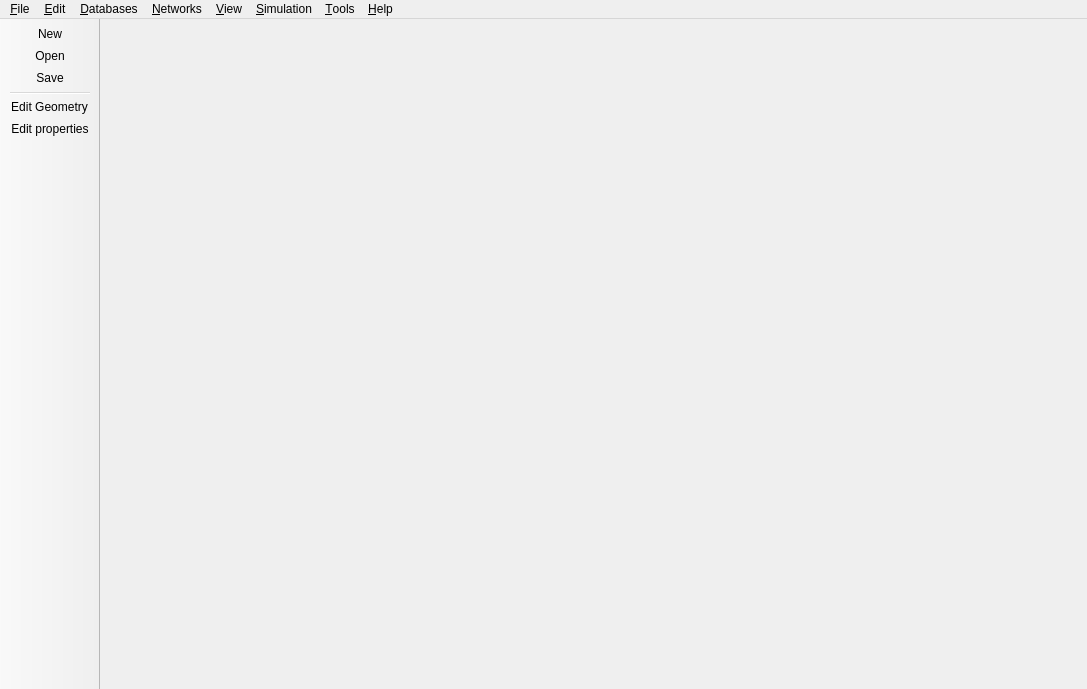
<?xml version="1.0" encoding="UTF-8"?>
<ui version="4.0">
 <class>SVMainWindow</class>
 <widget class="QMainWindow" name="SVMainWindow">
  <property name="geometry">
   <rect>
    <x>0</x>
    <y>0</y>
    <width>1087</width>
    <height>689</height>
   </rect>
  </property>
  <property name="windowTitle">
   <string>DelMainWindow</string>
  </property>
  <widget class="QWidget" name="centralWidget"/>
  <widget class="QMenuBar" name="menuBar">
   <property name="geometry">
    <rect>
     <x>0</x>
     <y>0</y>
     <width>1087</width>
     <height>22</height>
    </rect>
   </property>
   <widget class="QMenu" name="menu_File">
    <property name="title">
     <string>&amp;File</string>
    </property>
    <widget class="QMenu" name="menuImport">
     <property name="title">
      <string>Import</string>
     </property>
     <addaction name="actionFileImportEneryPlusIDF"/>
    </widget>
    <widget class="QMenu" name="menuExport">
     <property name="title">
      <string>Export</string>
     </property>
     <addaction name="actionFileExportNANDRAD"/>
     <addaction name="actionFileExportEnergyPlus"/>
    </widget>
    <addaction name="actionFileNew"/>
    <addaction name="actionFileOpen"/>
    <addaction name="menuImport"/>
    <addaction name="actionFileReload"/>
    <addaction name="actionFileRecentProjects"/>
    <addaction name="separator"/>
    <addaction name="actionFileSave"/>
    <addaction name="actionFileSaveAs"/>
    <addaction name="actionFileClose"/>
    <addaction name="separator"/>
    <addaction name="actionFileOpenProjectDir"/>
    <addaction name="menuExport"/>
    <addaction name="actionFileExport"/>
    <addaction name="actionFileExportFMU"/>
    <addaction name="separator"/>
    <addaction name="actionFileQuit"/>
   </widget>
   <widget class="QMenu" name="menu_Edit">
    <property name="title">
     <string>&amp;Edit</string>
    </property>
    <widget class="QMenu" name="menuLanguage">
     <property name="title">
      <string>&amp;Application language</string>
     </property>
    </widget>
    <addaction name="actionEditTextEditProject"/>
    <addaction name="actionEditCleanProject"/>
    <addaction name="separator"/>
    <addaction name="separator"/>
    <addaction name="actionEditPreferences"/>
    <addaction name="menuLanguage"/>
   </widget>
   <widget class="QMenu" name="menu_Help">
    <property name="title">
     <string>&amp;Help</string>
    </property>
    <addaction name="actionOnline_manual"/>
    <addaction name="actionKeyboard_and_mouse_controls"/>
    <addaction name="separator"/>
    <addaction name="actionHelpCheckForUpdates"/>
    <addaction name="actionHelpBugReport"/>
    <addaction name="actionHelpVisitDiscussionForum"/>
    <addaction name="separator"/>
    <addaction name="actionHelpAbout"/>
    <addaction name="actionHelpAboutQt"/>
   </widget>
   <widget class="QMenu" name="menu_View">
    <property name="title">
     <string>&amp;View</string>
    </property>
    <addaction name="separator"/>
   </widget>
   <widget class="QMenu" name="menu_Tools">
    <property name="title">
     <string>&amp;Tools</string>
    </property>
    <addaction name="actionViewExternalPostProcessing"/>
    <addaction name="actionViewCCMeditor"/>
   </widget>
   <widget class="QMenu" name="menuNetworks">
    <property name="title">
     <string>&amp;Networks</string>
    </property>
    <addaction name="actionNetworkImport"/>
    <addaction name="actionNetworkEdit"/>
   </widget>
   <widget class="QMenu" name="menuDatabases">
    <property name="title">
     <string>&amp;Databases</string>
    </property>
    <addaction name="actionDBMaterials"/>
    <addaction name="actionDBConstructions"/>
    <addaction name="actionDBWindows"/>
   </widget>
   <widget class="QMenu" name="menuSimulation">
    <property name="title">
     <string>&amp;Simulation</string>
    </property>
    <addaction name="actionSimulationNANDRAD"/>
    <addaction name="actionSimulationHydraulicNetwork"/>
   </widget>
   <addaction name="menu_File"/>
   <addaction name="menu_Edit"/>
   <addaction name="menuDatabases"/>
   <addaction name="menuNetworks"/>
   <addaction name="menu_View"/>
   <addaction name="menuSimulation"/>
   <addaction name="menu_Tools"/>
   <addaction name="menu_Help"/>
  </widget>
  <widget class="QToolBar" name="toolBar">
   <property name="windowTitle">
    <string>Main tool bar</string>
   </property>
   <property name="movable">
    <bool>false</bool>
   </property>
   <property name="allowedAreas">
    <set>Qt::LeftToolBarArea</set>
   </property>
   <property name="iconSize">
    <size>
     <width>32</width>
     <height>32</height>
    </size>
   </property>
   <attribute name="toolBarArea">
    <enum>LeftToolBarArea</enum>
   </attribute>
   <attribute name="toolBarBreak">
    <bool>false</bool>
   </attribute>
   <addaction name="actionFileNew"/>
   <addaction name="actionFileOpen"/>
   <addaction name="actionFileSave"/>
   <addaction name="separator"/>
   <addaction name="actionViewToggleGeometryMode"/>
   <addaction name="actionViewToggleParametrizationMode"/>
  </widget>
  <action name="actionFileNew">
   <property name="icon">
    <iconset resource="../resources/SIM-VICUS.qrc">
     <normaloff>:/gfx/actions/32x32/filenew_32x32.png</normaloff>:/gfx/actions/32x32/filenew_32x32.png</iconset>
   </property>
   <property name="text">
    <string>&amp;New...</string>
   </property>
   <property name="shortcut">
    <string>Ctrl+N</string>
   </property>
  </action>
  <action name="actionFileOpen">
   <property name="icon">
    <iconset resource="../resources/SIM-VICUS.qrc">
     <normaloff>:/gfx/actions/32x32/fileopen_32x32.png</normaloff>:/gfx/actions/32x32/fileopen_32x32.png</iconset>
   </property>
   <property name="text">
    <string>&amp;Open...</string>
   </property>
   <property name="shortcut">
    <string>Ctrl+O</string>
   </property>
  </action>
  <action name="actionFileSave">
   <property name="icon">
    <iconset resource="../resources/SIM-VICUS.qrc">
     <normaloff>:/gfx/actions/32x32/filesave_32x32.png</normaloff>:/gfx/actions/32x32/filesave_32x32.png</iconset>
   </property>
   <property name="text">
    <string>&amp;Save</string>
   </property>
   <property name="shortcut">
    <string>Ctrl+S</string>
   </property>
  </action>
  <action name="actionFileSaveAs">
   <property name="text">
    <string>Save &amp;as...</string>
   </property>
   <property name="shortcut">
    <string>Ctrl+Shift+S</string>
   </property>
  </action>
  <action name="actionFileExport">
   <property name="text">
    <string>&amp;Export project package...</string>
   </property>
   <property name="shortcut">
    <string>Ctrl+E</string>
   </property>
  </action>
  <action name="actionFileExportFMU">
   <property name="text">
    <string>Export Functional Mock-up Unit...</string>
   </property>
  </action>
  <action name="actionFileClose">
   <property name="text">
    <string>C&amp;lose</string>
   </property>
   <property name="shortcut">
    <string>Ctrl+W</string>
   </property>
  </action>
  <action name="actionFileQuit">
   <property name="icon">
    <iconset resource="../resources/SIM-VICUS.qrc">
     <normaloff>:/gfx/actions/32x32/exit_32x32.png</normaloff>:/gfx/actions/32x32/exit_32x32.png</iconset>
   </property>
   <property name="text">
    <string>&amp;Quit</string>
   </property>
   <property name="shortcut">
    <string>Ctrl+Q</string>
   </property>
   <property name="menuRole">
    <enum>QAction::QuitRole</enum>
   </property>
  </action>
  <action name="actionFileRecentProjects">
   <property name="text">
    <string>Recent &amp;projects</string>
   </property>
  </action>
  <action name="actionEditTextEditProject">
   <property name="icon">
    <iconset resource="../resources/SIM-VICUS.qrc">
     <normaloff>:/gfx/actions/24x24/edit.png</normaloff>:/gfx/actions/24x24/edit.png</iconset>
   </property>
   <property name="text">
    <string>&amp;Open project in text editor</string>
   </property>
   <property name="shortcut">
    <string>F2</string>
   </property>
  </action>
  <action name="actionHelpAboutQt">
   <property name="text">
    <string>About &amp;Qt...</string>
   </property>
   <property name="menuRole">
    <enum>QAction::AboutQtRole</enum>
   </property>
  </action>
  <action name="actionHelpAbout">
   <property name="icon">
    <iconset resource="../resources/SIM-VICUS.qrc">
     <normaloff>:/gfx/actions/32x32/info_32x32.png</normaloff>:/gfx/actions/32x32/info_32x32.png</iconset>
   </property>
   <property name="text">
    <string>&amp;About SIM-VICUS...</string>
   </property>
   <property name="menuRole">
    <enum>QAction::AboutRole</enum>
   </property>
  </action>
  <action name="actionEditPreferences">
   <property name="icon">
    <iconset resource="../resources/SIM-VICUS.qrc">
     <normaloff>:/gfx/actions/64x64/projectProperties.png</normaloff>:/gfx/actions/64x64/projectProperties.png</iconset>
   </property>
   <property name="text">
    <string>&amp;Preferences...</string>
   </property>
   <property name="menuRole">
    <enum>QAction::PreferencesRole</enum>
   </property>
  </action>
  <action name="actionFileReload">
   <property name="icon">
    <iconset resource="../resources/SIM-VICUS.qrc">
     <normaloff>:/gfx/actions/24x24/reload.png</normaloff>:/gfx/actions/24x24/reload.png</iconset>
   </property>
   <property name="text">
    <string>&amp;Reload project</string>
   </property>
  </action>
  <action name="actionEditCleanProject">
   <property name="text">
    <string>&amp;Clean project</string>
   </property>
   <property name="shortcut">
    <string>Ctrl+Shift+C</string>
   </property>
  </action>
  <action name="actionViewExternalPostProcessing">
   <property name="icon">
    <iconset resource="../resources/SIM-VICUS.qrc">
     <normaloff>:/gfx/actions/32x32/PostProcApp_32x32.png</normaloff>:/gfx/actions/32x32/PostProcApp_32x32.png</iconset>
   </property>
   <property name="text">
    <string>External Post-Processing...</string>
   </property>
   <property name="toolTip">
    <string>Launches the external Post-Processing.</string>
   </property>
  </action>
  <action name="actionHelpCheckForUpdates">
   <property name="text">
    <string>Check for updates...</string>
   </property>
  </action>
  <action name="actionHelpBugReport">
   <property name="text">
    <string>Feature request or bug report...</string>
   </property>
   <property name="toolTip">
    <string>Post a feature request or submit a bug report.</string>
   </property>
  </action>
  <action name="actionHelpVisitDiscussionForum">
   <property name="text">
    <string>Visit discussion forum...</string>
   </property>
  </action>
  <action name="actionViewCCMeditor">
   <property name="icon">
    <iconset resource="../resources/SIM-VICUS.qrc">
     <normaloff>:/gfx/actions/32x32/CCMEditor_32.png</normaloff>:/gfx/actions/32x32/CCMEditor_32.png</iconset>
   </property>
   <property name="text">
    <string>External Climate Editor...</string>
   </property>
   <property name="toolTip">
    <string>Launches external climate editor (CCMEditor).</string>
   </property>
  </action>
  <action name="actionNetworkImport">
   <property name="text">
    <string>Import Network...</string>
   </property>
  </action>
  <action name="actionFileOpenProjectDir">
   <property name="text">
    <string>Go to project directory...</string>
   </property>
   <property name="toolTip">
    <string>Opens file manager with path to project file.</string>
   </property>
   <property name="shortcut">
    <string>F8</string>
   </property>
  </action>
  <action name="actionNetworkEdit">
   <property name="text">
    <string>Edit Network...</string>
   </property>
  </action>
  <action name="actionViewToggleGeometryMode">
   <property name="checkable">
    <bool>true</bool>
   </property>
   <property name="icon">
    <iconset resource="../resources/SIM-VICUS.qrc">
     <normaloff>:/gfx/actions/48x48/geometry.png</normaloff>:/gfx/actions/48x48/geometry.png</iconset>
   </property>
   <property name="text">
    <string>Edit Geometry</string>
   </property>
   <property name="toolTip">
    <string>Turns on geometry edit mode</string>
   </property>
  </action>
  <action name="actionDBMaterials">
   <property name="text">
    <string>Materials...</string>
   </property>
  </action>
  <action name="actionDBConstructions">
   <property name="text">
    <string>Constructions...</string>
   </property>
  </action>
  <action name="actionFileImportEneryPlusIDF">
   <property name="text">
    <string>EneryPlus IDF...</string>
   </property>
  </action>
  <action name="actionDBWindows">
   <property name="text">
    <string>Windows...</string>
   </property>
   <property name="toolTip">
    <string>Edit window database</string>
   </property>
  </action>
  <action name="actionFileExportNANDRAD">
   <property name="text">
    <string>Export NANDRAD project...</string>
   </property>
   <property name="toolTip">
    <string>Exports NANDRAD simulation project and input data.</string>
   </property>
  </action>
  <action name="actionFileExportEnergyPlus">
   <property name="text">
    <string>Export EnergyPlus project...</string>
   </property>
   <property name="toolTip">
    <string>Exports EnergyPlus project.</string>
   </property>
  </action>
  <action name="actionSimulationNANDRAD">
   <property name="text">
    <string>Building Energy Simulation (NANDRAD)...</string>
   </property>
   <property name="toolTip">
    <string>Opens the simulation start dialog.</string>
   </property>
   <property name="shortcut">
    <string>F9</string>
   </property>
  </action>
  <action name="actionKeyboard_and_mouse_controls">
   <property name="text">
    <string>Keyboard and mouse controls...</string>
   </property>
  </action>
  <action name="actionOnline_manual">
   <property name="text">
    <string>Online manual...</string>
   </property>
  </action>
  <action name="actionViewToggleParametrizationMode">
   <property name="checkable">
    <bool>true</bool>
   </property>
   <property name="icon">
    <iconset resource="../resources/SIM-VICUS.qrc">
     <normaloff>:/gfx/actions/48x48/propertyMode.png</normaloff>:/gfx/actions/48x48/propertyMode.png</iconset>
   </property>
   <property name="text">
    <string>Edit properties</string>
   </property>
   <property name="toolTip">
    <string>Turns on geometry edit mode</string>
   </property>
  </action>
  <action name="actionSimulationHydraulicNetwork">
   <property name="text">
    <string>Hydraulic network calculation...</string>
   </property>
   <property name="toolTip">
    <string>Opens the simulation start dialog.</string>
   </property>
  </action>
 </widget>
 <layoutdefault spacing="6" margin="11"/>
 <resources>
  <include location="../resources/SIM-VICUS.qrc"/>
 </resources>
 <connections/>
</ui>
